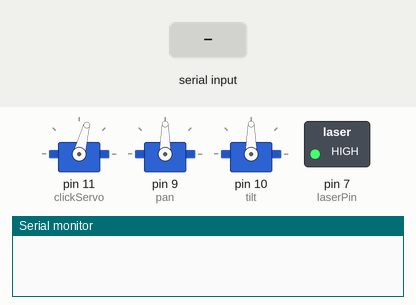
A sketch run on a simulated Arduino Uno, built with avr-gcc and run on an emulated ATmega328P. On the bench: 3 × servo, switched loads named in the sketch (green lamp = pin HIGH), the last lines printed to the serial monitor. The test bench sets the inputs (shaded band).

Above: at 1.2 s.
1.3 s: "0\n" received over Serial
At 2.5 s:
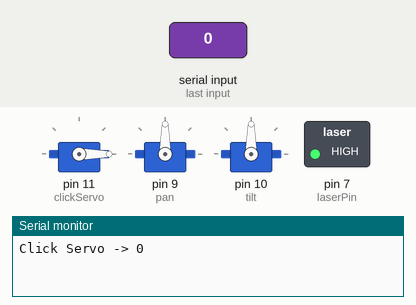
2.8 s: "90,45,200\n" received over Serial
At 3.9 s:
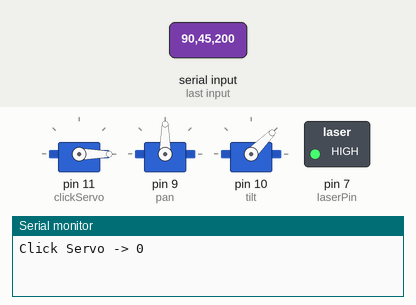
4.3 s: "75\n" received over Serial
At 5.0 s:
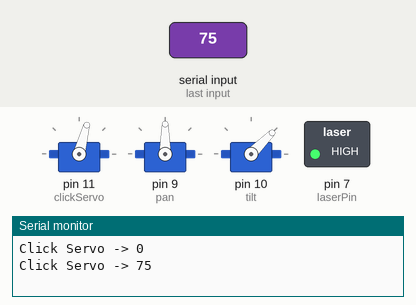
5.8 s: "30,150,10\n" received over Serial
At 6.2 s:
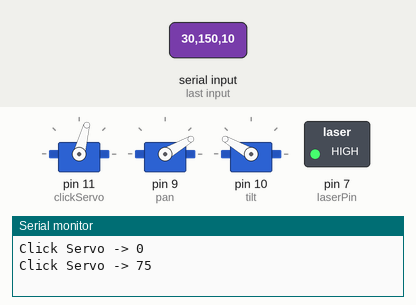
7.3 s: "1,90\n" received over Serial
At 8.5 s:
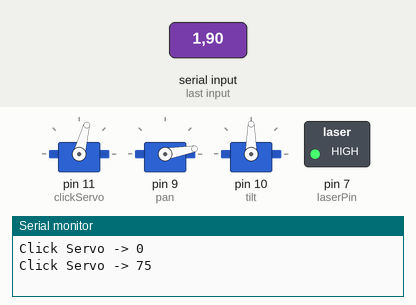
8.8 s: "90,45\n" received over Serial
At 9.6 s:
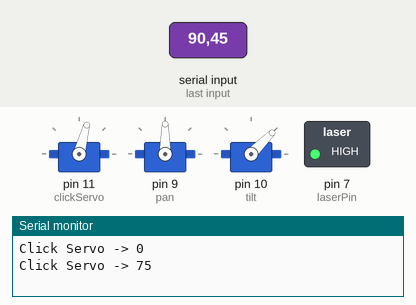
Timing chart, 0 to 11.3 s (numbered marks = the images above; inputs shaded):
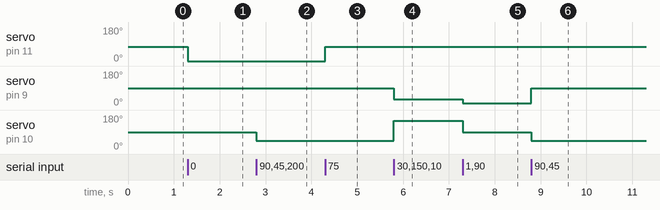

The sketch:

Tracking.ino
```cpp
#include <Servo.h>

Servo clickServo;   // Pin 11
Servo pan;          // Pin 9
Servo tilt;         // Pin 10

int laserPin = 7;

void setup() {

  Serial.begin(115200);

  clickServo.attach(11);
  pan.attach(9);
  tilt.attach(10);

  clickServo.write(75);

  pan.write(90);
  tilt.write(90);

  pinMode(laserPin, OUTPUT);
  digitalWrite(laserPin, HIGH);
}

void loop() {

  if (Serial.available()) {

    String data = Serial.readStringUntil('\n');

    // Tracking command: "x,y"
    if (data.indexOf(',') > 0) {

      int comma = data.indexOf(',');

      int x = data.substring(0, comma).toInt();
      int y = data.substring(comma + 1).toInt();

      x = constrain(x, 10, 170);
      y = constrain(y, 20, 160);

      pan.write(x);
      tilt.write(y);
    }

    // Click servo command: "0" or "75"
    else {

      int angle = data.toInt();

      if (angle == 0 || angle == 75) {

        clickServo.write(angle);

        Serial.print("Click Servo -> ");
        Serial.println(angle);
      }
    }
  }
}
```

Measured:
- after the input at 1.3 s, servo on pin 11 (clickServo): 75° → 0° at once
- after the input at 2.8 s, servo on pin 10 (tilt): 90° → 45° at once
- after the input at 4.3 s, servo on pin 11 (clickServo): 0° → 75° at once
- after the input at 5.8 s, servo on pin 9 (pan): 90° → 30° at once; servo on pin 10 (tilt): 45° → 150° at once
- after the input at 7.3 s, servo on pin 9 (pan): 30° → 10° at once; servo on pin 10 (tilt): 150° → 90° at once
- after the input at 8.8 s, servo on pin 9 (pan): 10° → 90° at once; servo on pin 10 (tilt): 90° → 45° at once
